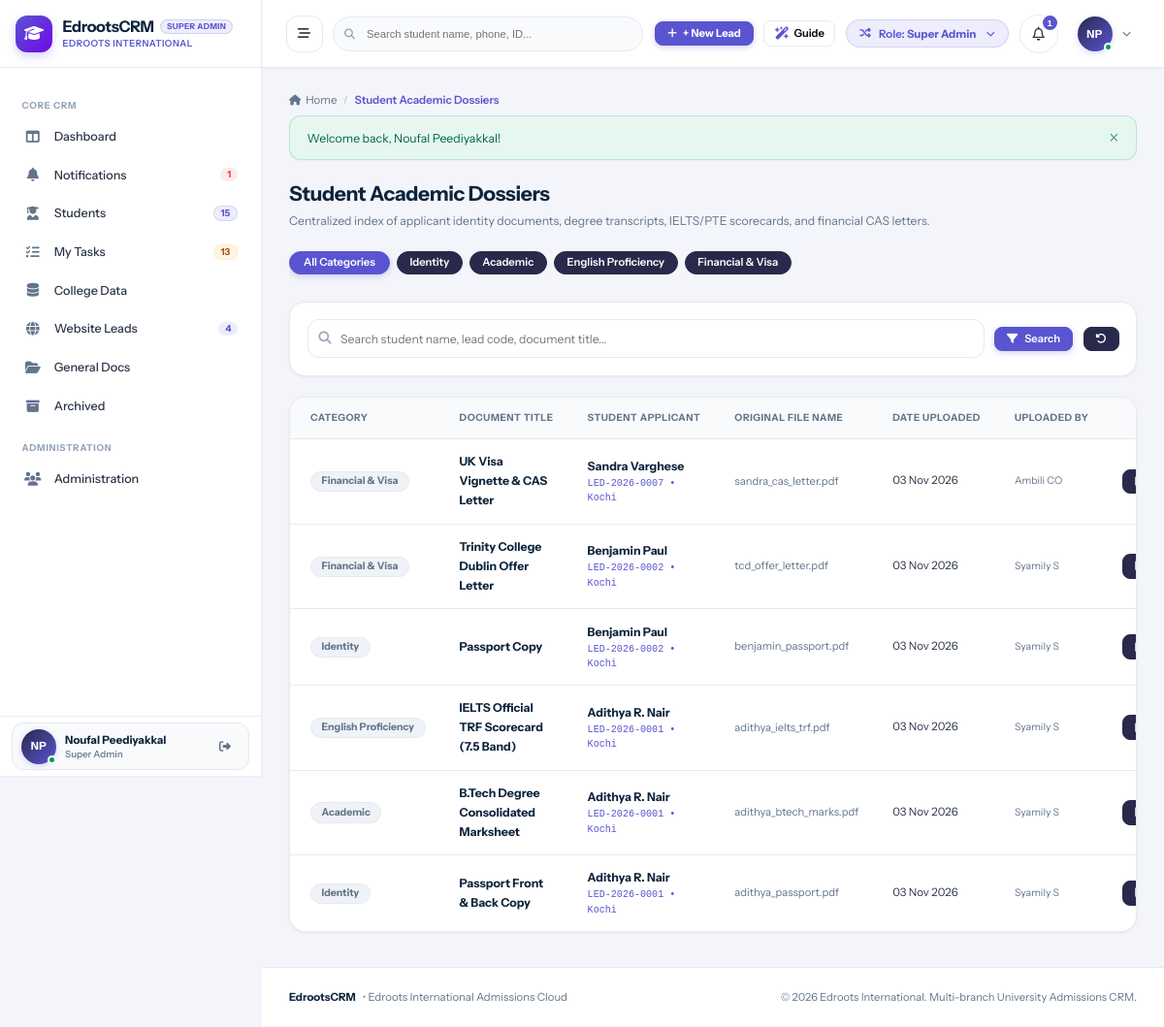
/documents/dossiers.php (signed in), run on the app's committed database.
### tables this page shows
CREATE TABLE `users` (
  `id` int(11) NOT NULL AUTO_INCREMENT,
  `branch_id` int(11) DEFAULT NULL,
  `role_id` int(11) NOT NULL,
  `manager_id` int(11) DEFAULT NULL,
  `reporting_manager_id` int(11) DEFAULT NULL,
  `name` varchar(150) NOT NULL,
  `email` varchar(150) NOT NULL,
  `password` varchar(255) NOT NULL,
  `phone` varchar(50) DEFAULT NULL,
  `designation` varchar(100) DEFAULT NULL,
  `avatar` varchar(255) DEFAULT NULL,
  `status` enum('Active','Inactive') DEFAULT 'Active',
  `created_at` datetime DEFAULT current_timestamp(),
  `updated_at` datetime DEFAULT NULL ON UPDATE current_timestamp(),
  PRIMARY KEY (`id`),
  UNIQUE KEY `email` (`email`),
  KEY `idx_branch` (`branch_id`),
  KEY `idx_role` (`role_id`),
  KEY `idx_manager` (`manager_id`)
);

CREATE TABLE `roles` (
  `id` int(11) NOT NULL AUTO_INCREMENT,
  `name` varchar(50) NOT NULL,
  `label` varchar(100) NOT NULL,
  `description` text DEFAULT NULL,
  `created_at` datetime DEFAULT current_timestamp(),
  PRIMARY KEY (`id`),
  UNIQUE KEY `name` (`name`)
);

CREATE TABLE `student_documents` (
  `id` int(11) NOT NULL AUTO_INCREMENT,
  `lead_id` int(11) NOT NULL,
  `category` enum('Identity','Academic','English Proficiency','Financial & Visa','Other') NOT NULL,
  `document_name` varchar(150) NOT NULL,
  `title` varchar(150) DEFAULT NULL,
  `file_path` varchar(255) NOT NULL,
  `file_name` varchar(255) NOT NULL,
  `original_filename` varchar(255) DEFAULT NULL,
  `file_size` int(11) DEFAULT 0,
  `uploaded_by` int(11) NOT NULL,
  `created_at` datetime DEFAULT current_timestamp(),
  PRIMARY KEY (`id`),
  KEY `idx_lead` (`lead_id`),
  KEY `idx_cat` (`category`)
);

CREATE TABLE `leads` (
  `id` int(11) NOT NULL AUTO_INCREMENT,
  `lead_code` varchar(30) NOT NULL,
  `full_name` varchar(150) NOT NULL,
  `phone` varchar(50) DEFAULT NULL,
  `mobile_number` varchar(50) NOT NULL,
  `phone_normalized` varchar(20) NOT NULL,
  `alternate_phone` varchar(50) DEFAULT NULL,
  `dob` date DEFAULT NULL,
  `gender` enum('Male','Female','Other') DEFAULT 'Other',
  `email` varchar(150) DEFAULT NULL,
  `permanent_address` text DEFAULT NULL,
  `city` varchar(100) DEFAULT NULL,
  `state` varchar(100) DEFAULT NULL,
  `country` varchar(100) DEFAULT 'India',
  `branch_id` int(11) NOT NULL,
  `assigned_counselor_id` int(11) DEFAULT NULL,
  `highest_qualification` varchar(100) DEFAULT NULL,
  `passing_college` varchar(200) DEFAULT NULL,
  `college_name` varchar(200) DEFAULT NULL,
  `passout_year` int(11) DEFAULT NULL,
  `year_of_passing` int(11) DEFAULT NULL,
  `percentage` decimal(5,2) DEFAULT NULL,
  `backlogs_count` int(11) DEFAULT 0,
  `has_passport` enum('Yes','No','Applied') DEFAULT 'No',
  `passport_number` varchar(50) DEFAULT NULL,
  `passport_expiry` date DEFAULT NULL,
  `pan_number` varchar(30) DEFAULT NULL,
  `has_ielts` enum('Yes','No','Awaiting Result','Not Attempted') DEFAULT 'No',
  `has_pte` enum('Yes','No','Awaiting Result','Not Attempted') DEFAULT 'No',
  `has_toefl` enum('Yes','No','Awaiting Result','Not Attempted') DEFAULT 'No',
  `english_test` varchar(50) DEFAULT 'None',
  `english_score` varchar(50) DEFAULT NULL,
  `score_listening` decimal(4,1) DEFAULT NULL,
  `score_reading` decimal(4,1) DEFAULT NULL,
  `score_writing` decimal(4,1) DEFAULT NULL,
  `score_speaking` decimal(4,1) DEFAULT NULL,
  `work_experience_years` decimal(4,1) DEFAULT 0.0,
  `notes` text DEFAULT NULL,
  `ielts_overall` decimal(3,1) DEFAULT NULL,
  `ielts_listening` decimal(3,1) DEFAULT NULL,
  `ielts_reading` decimal(3,1) DEFAULT NULL,
  `ielts_writing` decimal(3,1) DEFAULT NULL,
  `ielts_speaking` decimal(3,1) DEFAULT NULL,
  `pte_overall` int(11) DEFAULT NULL,
  `pte_listening` int(11) DEFAULT NULL,
  `pte_reading` int(11) DEFAULT NULL,
  `pte_writing` int(11) DEFAULT NULL,
  `pte_speaking` int(11) DEFAULT NULL,
  `target_country` varchar(100) DEFAULT NULL,
  `preferred_country` varchar(100) DEFAULT NULL,
  `target_university` varchar(200) DEFAULT NULL,
  `target_course` varchar(200) DEFAULT NULL,
  `preferred_course` varchar(200) DEFAULT NULL,
  `target_intake_id` int(11) DEFAULT NULL,
  `target_intake_text` varchar(100) DEFAULT NULL,
  `intake_year` int(11) DEFAULT 2026,
  `intake_term` varchar(50) DEFAULT 'September',
  `prospectivity` enum('High','Moderate','Low') DEFAULT 'Moderate',
  `priority` enum('High','Moderate','Low') DEFAULT 'Moderate',
  `enquiry_type` enum('WALK IN','TELE','TELE-WALK IN') DEFAULT 'TELE',
  `lead_source` varchar(100) DEFAULT 'Direct Inquiry',
  `source` varchar(100) DEFAULT 'Direct Inquiry',
  `stage_id` int(11) NOT NULL DEFAULT 1,
  `stage` varchar(50) DEFAULT 'ENQUIRY',
  `secondary_status` enum('Active','On Hold','Rejected','Lost') DEFAULT 'Active',
  `is_customer` tinyint(1) DEFAULT 0,
  `customer_code` varchar(30) DEFAULT NULL,
  `converted_to_customer_at` datetime DEFAULT NULL,
  `invoiced_total` decimal(12,2) DEFAULT 0.00,
  `paid_total` decimal(12,2) DEFAULT 0.00,
  `balance_total` decimal(12,2) DEFAULT 0.00,
  `college_data_id` int(11) DEFAULT NULL,
  `web_lead_id` int(11) DEFAULT NULL,
  `last_followup_at` datetime DEFAULT NULL,
  `next_followup_date` date DEFAULT NULL,
  `followup_count` int(11) DEFAULT 0,
  `last_followup_date` date DEFAULT NULL,
  `assigned_at` datetime DEFAULT current_timestamp(),
  `first_followup_logged` tinyint(1) DEFAULT 0,
  `is_archived` tinyint(1) DEFAULT 0,
  `archived_at` datetime DEFAULT NULL,
  `archived_by` int(11) DEFAULT NULL,
  `archive_reason` varchar(255) DEFAULT NULL,
  `archived_reason` varchar(255) DEFAULT NULL,
  `created_by` int(11) DEFAULT NULL,
  `created_at` datetime DEFAULT current_timestamp(),
  `updated_at` datetime DEFAULT NULL ON UPDATE current_timestamp(),
  PRIMARY KEY (`id`),
  UNIQUE KEY `lead_code` (`lead_code`),
  KEY `idx_phone` (`phone_normalized`),
  KEY `idx_branch` (`branch_id`),
  KEY `idx_counselor` (`assigned_counselor_id`),
  KEY `idx_stage` (`stage_id`),
  KEY `idx_customer` (`is_customer`),
  KEY `idx_archived` (`is_archived`),
  KEY `idx_next_fu` (`next_followup_date`)
);

CREATE TABLE `branches` (
  `id` int(11) NOT NULL AUTO_INCREMENT,
  `name` varchar(100) NOT NULL,
  `code` varchar(20) NOT NULL,
  `city` varchar(100) NOT NULL,
  `state` varchar(100) NOT NULL DEFAULT 'Kerala',
  `country` varchar(100) NOT NULL DEFAULT 'India',
  `phone` varchar(50) DEFAULT NULL,
  `email` varchar(150) DEFAULT NULL,
  `address` text DEFAULT NULL,
  `manager_id` int(11) DEFAULT NULL,
  `status` enum('Active','Inactive') DEFAULT 'Active',
  `created_at` datetime DEFAULT current_timestamp(),
  `updated_at` datetime DEFAULT NULL ON UPDATE current_timestamp(),
  PRIMARY KEY (`id`),
  UNIQUE KEY `code` (`code`)
);

### documents/dossiers.php (the view, shortened to what the rows shown need)
<?php
require_once __DIR__ . '/../config/database.php';
require_once __DIR__ . '/../config/helpers.php';
require_once __DIR__ . '/../includes/auth.php';
require_login();
$activePage = 'dossiers';
$scopeClause = get_crm_scope_clause('l', 'assigned_counselor_id', 'branch_id');
$where = ["1=1", $scopeClause];
$params = [];
$whereSql = implode(' AND ', $where);
$sql = "
    SELECT d.*, l.full_name, l.lead_code, b.name as branch_name, u.name as uploaded_by_name
    FROM student_documents d
    JOIN leads l ON d.lead_id = l.id
    LEFT JOIN branches b ON l.branch_id = b.id
    LEFT JOIN users u ON d.uploaded_by = u.id
    WHERE {$whereSql}
    ORDER BY d.id DESC
";
$stmt = $pdo->prepare($sql);
$stmt->execute($params);
$docs = $stmt->fetchAll();
include __DIR__ . '/../includes/header.php';
?>
<div class="page-header" style="display:flex; justify-content:space-between; align-items:flex-start; margin-bottom:1.5rem; flex-wrap:wrap; gap:1rem;">
  <div>
    <h1 style="font-size:1.5rem; font-weight:700; color:var(--text-heading); margin:0 0 0.35rem 0;">Student Academic Dossiers</h1>
  </div>
</div>
<div class="card">
  <div class="table-responsive">
    <table class="data-table">
      <thead>
        <tr>
          <th>Category</th>
          <th>Document Title</th>
          <th>Student Applicant</th>
          <th>Original File Name</th>
          <th>Date Uploaded</th>
          <th>Uploaded By</th>
          <th style="text-align:right;">Actions</th>
        </tr>
      </thead>
      <tbody>
        <?php if (empty($docs)): ?>
          <tr>
            <td colspan="7" style="text-align:center; padding:3rem; color:var(--text-muted);">
              No student dossier documents match this search.
            </td>
          </tr>
        <?php else: ?>
          <?php foreach ($docs as $d): ?>
            <tr>
              <td>
                <span class="badge badge-secondary" style="font-weight:700; font-size:0.75rem;">
                  <?= htmlspecialchars($d['category']) ?>
                </span>
              </td>
              <td>
                <strong style="font-size:0.875rem; color:var(--text-heading);"><?= htmlspecialchars($d['title']) ?></strong>
              </td>
              <td>
                <a href="<?= base_url('leads/view.php?id=' . $d['lead_id']) ?>" style="font-weight:700; color:var(--text-heading); font-size:0.875rem; text-decoration:none;">
                  <?= htmlspecialchars($d['full_name']) ?>
                </a>
                <div style="font-family:monospace; font-size:0.72rem; color:var(--primary);">
                  <?= htmlspecialchars($d['lead_code']) ?> &bull; <?= htmlspecialchars($d['branch_name'] ?? 'Branch') ?>
                </div>
              </td>
              <td style="font-size:0.8rem; color:var(--text-muted);">
                <?= htmlspecialchars($d['original_filename'] ?? $d['file_name'] ?? 'document.pdf') ?>
              </td>
              <td style="font-size:0.825rem;"><?= date('d M Y', strtotime($d['created_at'])) ?></td>
              <td style="font-size:0.75rem; color:var(--text-muted);"><?= htmlspecialchars($d['uploaded_by_name'] ?? 'Staff') ?></td>
              <td style="text-align:right;">
                <div style="display:flex; justify-content:flex-end; gap:0.35rem;">
                  <a href="<?= base_url('uploads/documents/' . rawurlencode($d['file_name'])) ?>" target="_blank" class="btn btn-secondary btn-sm" title="Open File">
                  </a>
                </div>
              </td>
            </tr>
          <?php endforeach; ?>
        <?php endif; ?>
      </tbody>
    </table>
  </div>
</div>
<?php include __DIR__ . '/../includes/footer.php'; ?>

### includes/header.php (shortened to what the rows shown need)
<?php
require_once __DIR__ . '/auth.php';
$currentUser = current_user();
$unreadNotifCount = $currentUser ? get_unread_notifications_count($currentUser['id']) : 0;
$activePage = $activePage ?? '';
?>
<!DOCTYPE html>
<html lang="en">
<head>
  <link rel="stylesheet" href="https://cdnjs.cloudflare.com/ajax/libs/font-awesome/6.5.1/css/all.min.css">
  <link rel="stylesheet" href="<?= base_url('assets/css/style.css') ?>">
</head>
<body>
<div id="app-layout">
  <?php include __DIR__ . '/sidebar.php'; ?>
  <div id="main-wrapper">
    <header id="top-navbar">
      <div class="navbar-right">
        <div class="role-switcher-dropdown" style="position: relative;">
          <button type="button" class="role-switcher-btn" id="role-switcher-btn" title="Simulate different role permissions">
            <span>Role: <strong><?= htmlspecialchars($currentUser['role_label'] ?? 'Guest') ?></strong></span>
          </button>
        </div>
        <div style="position: relative;">
          <button type="button" class="notification-bell-btn" id="notif-bell-btn" title="Notifications">
            <i class="fa-regular fa-bell"></i>
            <?php if ($unreadNotifCount > 0): ?>
              <span class="notification-counter"><?= $unreadNotifCount ?></span>
            <?php endif; ?>
          </button>
        </div>
        <div style="position: relative;">
          <button type="button" class="profile-dropdown-btn" id="user-profile-btn">
            <div class="user-avatar-sm online">
              <?= user_initials($currentUser['name'] ?? 'U') ?>
            </div>
            <i class="fa-solid fa-chevron-down" style="font-size:0.65rem; color:var(--text-muted);"></i>
          </button>
        </div>
      </div>
    </header>
    <main class="content-area">

### includes/sidebar.php (shortened to what the rows shown need)
<?php
global $pdo;
$currentUser = current_user();
$activePage = $activePage ?? '';
$sidebarUnreadNotifs = 0;
try {
    if ($pdo && $currentUser) {
        $now = time();
        $useSidebarCache = !empty($_SESSION['sidebar_cache']) && ($now - ($_SESSION['sidebar_cache_time'] ?? 0) < 30);
        if ($useSidebarCache) {
            $sc = $_SESSION['sidebar_cache'];
            $sidebarActiveLeadsCount = $sc['active_leads'] ?? 0;
            $sidebarWebLeadsCount    = $sc['web_leads'] ?? 0;
            $sidebarScheduledCount   = $sc['scheduled'] ?? 0;
            $sidebarOverdueCount     = $sc['overdue'] ?? 0;
            $sidebarTodayLeadsCount  = $sc['today_leads'] ?? 0;
            $sidebarPendingLeadsCount= $sc['pending_leads'] ?? 0;
            $sidebarTotalTasks       = $sc['total_tasks'] ?? 0;
            $sidebarUnreadNotifs     = $sc['unread_notifs'] ?? 0;
        } else {
            $sidebarUnreadNotifs = get_unread_notifications_count($currentUser['id']);
        }
    }
} catch (Exception $e) {
}
?>
<aside id="sidebar">
<?php
$rawRoleLabel = $currentUser['role_label'] ?? 'Staff';
$headerRoleBadge = $rawRoleLabel;
?>
  <div class="sidebar-header" id="sidebar-brand-header">
    <a href="<?= base_url('dashboard/index.php') ?>" class="brand-wrapper">
      <div class="brand-text">
        <div class="brand-title-row">
          <h1 class="brand-title">EdrootsCRM</h1>
          <span class="sidebar-role-badge sidebar-demo-badge" title="<?= htmlspecialchars($rawRoleLabel) ?>"><?= htmlspecialchars($headerRoleBadge) ?></span>
        </div>
      </div>
    </a>
  </div>
  <nav class="sidebar-nav">
    <a href="<?= base_url('notifications/index.php') ?>" id="sidebar-nav-notifications" class="nav-item <?= ($activePage === 'notifications') ? 'active' : '' ?>">
      <div class="nav-item-content">
        <i class="fa-solid fa-bell nav-icon"></i>
        <span class="nav-label">Notifications</span>
      </div>
      <?php if ($sidebarUnreadNotifs > 0): ?>
        <span class="nav-badge badge-red" title="<?= $sidebarUnreadNotifs ?> unread / unattended notifications"><?= $sidebarUnreadNotifs ?></span>
      <?php endif; ?>
    </a>
  </nav>
  <div class="sidebar-user">
    <div class="sidebar-user-card">
      <div class="user-snippet">
        <div class="user-avatar-sm online" title="<?= htmlspecialchars($currentUser['name'] ?? 'User') ?>">
          <?= user_initials($currentUser['name'] ?? 'U') ?>
        </div>
        <div class="user-info">
          <span class="user-name" title="<?= htmlspecialchars($currentUser['name'] ?? 'User') ?>"><?= htmlspecialchars($currentUser['name'] ?? 'User') ?></span>
          <span class="user-role"><?= htmlspecialchars($currentUser['role_label'] ?? 'Staff') ?></span>
        </div>
      </div>
    </div>
  </div>
</aside>

### data on the page
users: role.label "SUPER ADMIN", id "1", name "NP", name "Noufal Peediyakkal", role.label "Super Admin"
student_documents: category "Financial & Visa", title "UK Visa Vignette & CAS Letter", lead.full_name "Sandra Varghese", lead.lead_code "LED-2026-0007", branches.name "Kochi", original_filename "sandra_cas_letter.pdf", created_at "03 Nov 2026", users.name "Ambili CO"
student_documents: category "Financial & Visa", title "Trinity College Dublin Offer Letter", lead.full_name "Benjamin Paul", lead.lead_code "LED-2026-0002", branches.name "Kochi", original_filename "tcd_offer_letter.pdf", created_at "03 Nov 2026", users.name "Syamily S"
student_documents: category "Identity", title "Passport Copy", lead.full_name "Benjamin Paul", lead.lead_code "LED-2026-0002", branches.name "Kochi", original_filename "benjamin_passport.pdf", created_at "03 Nov 2026", users.name "Syamily S"
student_documents: category "English Proficiency", title "IELTS Official TRF Scorecard (7.5 Band)", lead.full_name "Adithya R. Nair", lead.lead_code "LED-2026-0001", branches.name "Kochi", original_filename "adithya_ielts_trf.pdf", created_at "03 Nov 2026", users.name "Syamily S"
student_documents: category "Academic", title "B.Tech Degree Consolidated Marksheet", lead.full_name "Adithya R. Nair", lead.lead_code "LED-2026-0001", branches.name "Kochi", original_filename "adithya_btech_marks.pdf", created_at "03 Nov 2026", users.name "Syamily S"
student_documents: category "Identity", title "Passport Front & Back Copy", lead.full_name "Adithya R. Nair", lead.lead_code "LED-2026-0001", branches.name "Kochi", original_filename "adithya_passport.pdf", created_at "03 Nov 2026", users.name "Syamily S"

### other printed values
$sidebarActiveLeadsCount "15"
$sidebarTotalTasks "13"
$sidebarWebLeadsCount "4"
$pageTitle "Student Academic Dossiers"
$flash['message'] "Welcome back, Noufal Peediyakkal!"
$c "Identity"
$c "Academic"
$c "English Proficiency"
$c "Financial & Visa"
